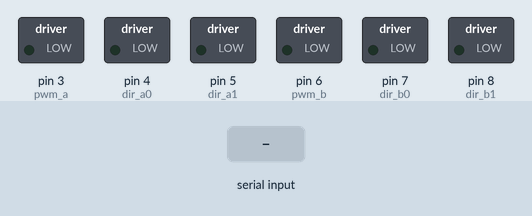
This sketch was run on a simulated Arduino Uno, built with avr-gcc and run on an emulated ATmega328P. On the bench: switched loads named in the sketch (green lamp = pin HIGH). Inputs (shaded band) come from the test bench. What the sketch prints to the serial monitor is not drawn.

Above: at 1.6 s.
1.7 s: "w" received over Serial
At 2.9 s:
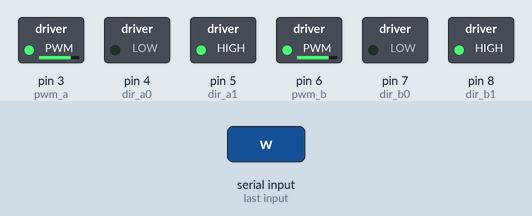
3.2 s: "s" received over Serial
At 4.3 s:
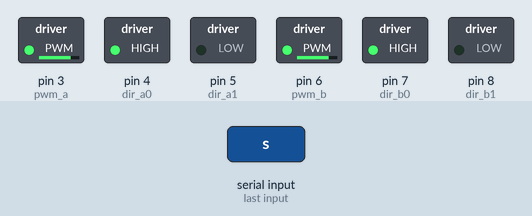
4.7 s: "q" received over Serial
At 5.4 s:
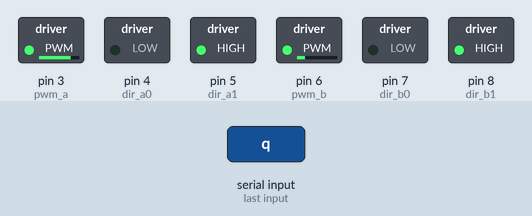
6.2 s: "e" received over Serial
At 6.5 s:
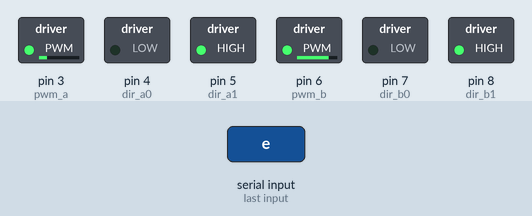
7.7 s: "a" received over Serial
At 8.9 s:
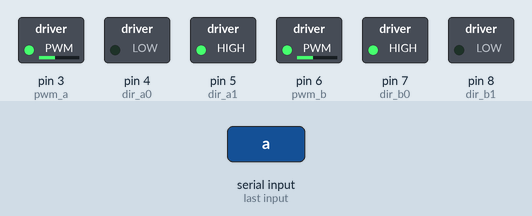
9.2 s: "d" received over Serial
At 10.0 s:
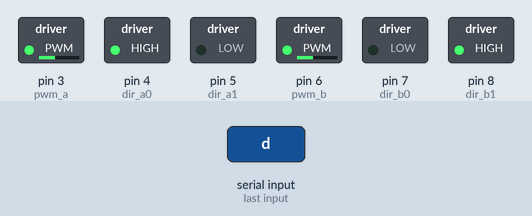
Timing chart, 0 to 11.7 s (numbered marks = the images above; inputs shaded):
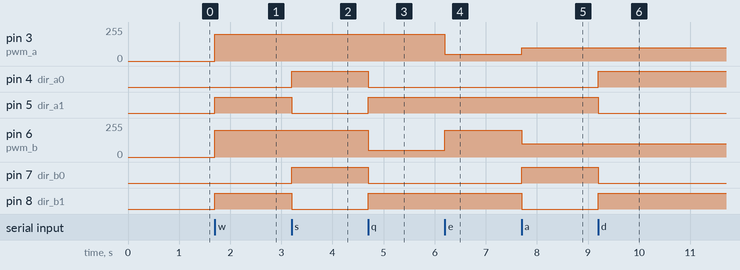

The sketch:

ajaminen_sarjaportin_yli.ino
```cpp
/*
Testaus moottoreiden ohjaamiseen sarjaportin yli.

Ei käytä ultraääniantureita mihinkään.
*/

// Moottoreiden ohjaus
#define pwm_a 3
#define pwm_b 6
#define dir_a0 4
#define dir_a1 5
#define dir_b0 7
#define dir_b1 8

char inbit; // A place to store serial input


void setup()
{

  Serial.begin(9600); // Pour a bowl of serial

  pinMode(pwm_a, OUTPUT);  // Set control pins to be outputs
  pinMode(pwm_b, OUTPUT);
  pinMode(dir_a0, OUTPUT);
  pinMode(dir_a1, OUTPUT);
  pinMode(dir_b0, OUTPUT);
  pinMode(dir_b1, OUTPUT);

  draw(); // Draw the driving instructions to the serial terminal

}

void loop()
{

if(Serial.available()){ // Wait for serial input

  inbit = Serial.read();

  switch(inbit){ // Switch based on serial in

    case 'w': // Move Forward

      forward(200);
      break;

    case 's': // Move Backward

      reverse(200);
      break;

    case 'q': // Turn Left while moving forward

      turnL(200);
      break;

    case 'e': // Turn Right while moving forward

      turnR(200);
      break;

    case 'a': // Spin Left in place

      spinL(200);
      break;

    case 'd': // Spin Right in place

      spinR(200);
      break;

    case 'x': // Short brake

      brake();
      break;

    }
  }
}

void forward(int speed) // Move Forward
{

digitalWrite(dir_a0, 0);
digitalWrite(dir_a1, 1);
digitalWrite(dir_b0, 0);
digitalWrite(dir_b1, 1);

analogWrite(pwm_a, speed);
analogWrite(pwm_b, speed);

}

void reverse(int speed) // Move Backward
{

digitalWrite(dir_a0, 1);
digitalWrite(dir_a1, 0);
digitalWrite(dir_b0, 1);
digitalWrite(dir_b1, 0);

analogWrite(pwm_a, speed);
analogWrite(pwm_b, speed);

}

void turnL(int speed) // Turn Left while moving forward
{

digitalWrite(dir_a0, 0);
digitalWrite(dir_a1, 1);
digitalWrite(dir_b0, 0);
digitalWrite(dir_b1, 1);

analogWrite(pwm_a, speed);
analogWrite(pwm_b, speed/4);

}

void turnR(int speed) // Turn Right while moving forward
{

digitalWrite(dir_a0, 0);
digitalWrite(dir_a1, 1);
digitalWrite(dir_b0, 0);
digitalWrite(dir_b1, 1);

analogWrite(pwm_a, speed/4);
analogWrite(pwm_b, speed);

}


void spinL(int speed) // Spin Left in place
{

digitalWrite(dir_a0, 0);
digitalWrite(dir_a1, 1);
digitalWrite(dir_b0, 1);
digitalWrite(dir_b1, 0);

analogWrite(pwm_a, speed/2);
analogWrite(pwm_b, speed/2);

}

void spinR(int speed) // Spin Right in place
{

digitalWrite(dir_a0, 1);
digitalWrite(dir_a1, 0);
digitalWrite(dir_b0, 0);
digitalWrite(dir_b1, 1);

analogWrite(pwm_a, speed/2);
analogWrite(pwm_b, speed/2);

}

void brake() // Short brake
{

digitalWrite(dir_a0, 1);
digitalWrite(dir_a1, 1);
digitalWrite(dir_b0, 1);
digitalWrite(dir_b1, 1);

analogWrite(pwm_a, 0);
analogWrite(pwm_b, 0);

}

void shutoff() // Stop Motors w/o braking
{

digitalWrite(dir_a0, 0);
digitalWrite(dir_a1, 0);
digitalWrite(dir_b0, 0);
digitalWrite(dir_b1, 0);

analogWrite(pwm_a, 0);
analogWrite(pwm_b, 0);

}

void draw() // Serial Instructions
{
  Serial.println("          DuckBot 2015          ");
  Serial.println("                                ");
  Serial.println("   -------------------------    ");
  Serial.println("   |       |       |       |    ");
  Serial.println("   |   Q   |   W   |   E   |    ");
  Serial.println("   | turnL |forward| turnR |    ");
  Serial.println("   -------------------------    ");
  Serial.println("   |       |       |       |    ");
  Serial.println("   |   A   |   S   |   D   |    ");
  Serial.println("   | spinL |reverse| spinR |    ");
  Serial.println("   -------------------------    ");
  Serial.println("   |       |       |       |    ");
  Serial.println("   |   Z   |   X   |   C   |    ");
  Serial.println("   |       | brake |       |    ");
  Serial.println("   -------------------------    ");
  Serial.println("                                ");
}
```

Measured:
- after the input at 1.7 s, pin 3 (pwm_a), pin 6 (pwm_b): 0/255 → 200/255 at once; pin 5 (dir_a1), pin 8 (dir_b1): LOW → HIGH at once
- after the input at 3.2 s, pin 4 (dir_a0), pin 7 (dir_b0): LOW → HIGH at once; pin 5 (dir_a1), pin 8 (dir_b1): HIGH → LOW at once
- after the input at 4.7 s, pin 4 (dir_a0), pin 7 (dir_b0): HIGH → LOW at once; pin 5 (dir_a1), pin 8 (dir_b1): LOW → HIGH at once; pin 6 (pwm_b): 200/255 → 50/255 at once
- after the input at 6.2 s, pin 3 (pwm_a): 200/255 → 50/255 at once; pin 6 (pwm_b): 50/255 → 200/255 at once
- after the input at 7.7 s, pin 3 (pwm_a): 50/255 → 100/255 at once; pin 6 (pwm_b): 200/255 → 100/255 at once; pin 7 (dir_b0): LOW → HIGH at once; pin 8 (dir_b1): HIGH → LOW at once
- after the input at 9.2 s, pin 4 (dir_a0), pin 8 (dir_b1): LOW → HIGH at once; pin 5 (dir_a1), pin 7 (dir_b0): HIGH → LOW at once
